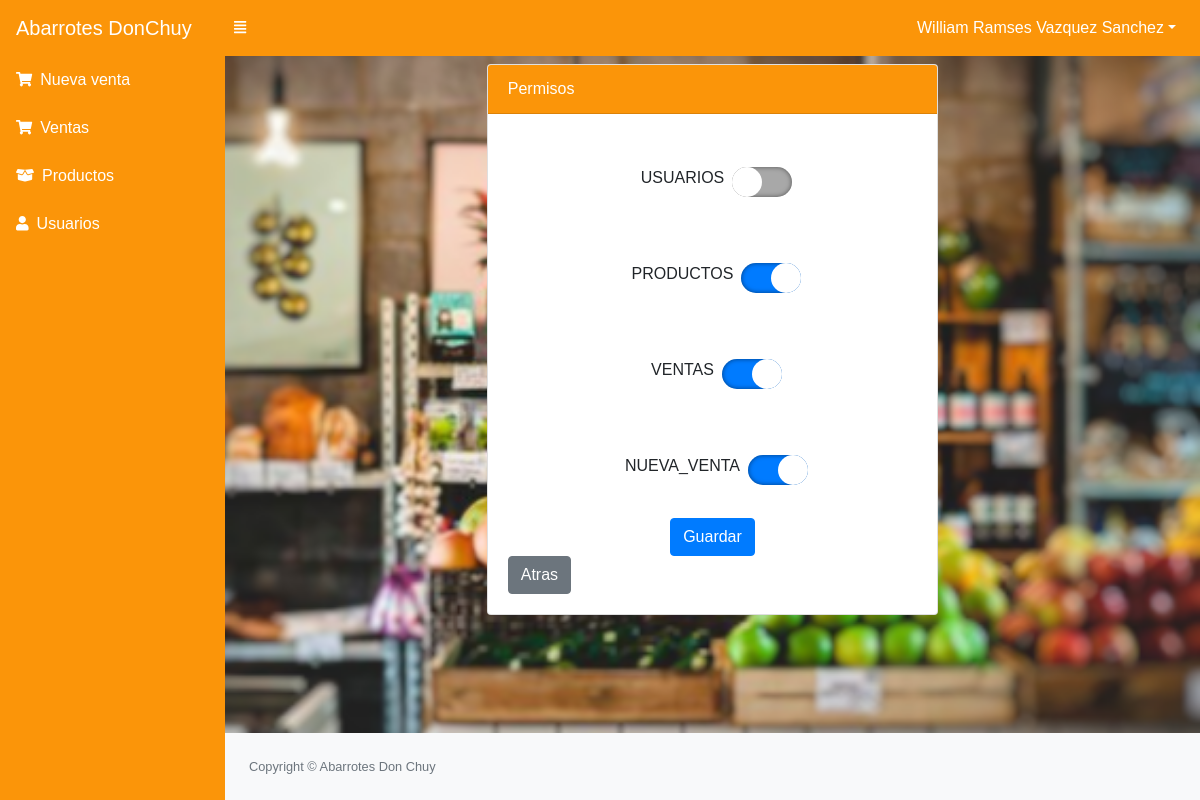
The page /src/rol.php?id=2 (signed in) on the database its author committed.
### tables this page shows
CREATE TABLE `permisos` (
  `id` int(11) NOT NULL,
  `nombre` varchar(30) NOT NULL
);

### src/rol.php (the view, shortened to what this page needs)
<?php
include_once "includes/header.php";
require_once "../conexion.php";
$id = $_GET['id'];
$sqlpermisos = mysqli_query($conexion, "SELECT * FROM permisos");
$consulta = mysqli_query($conexion, "SELECT * FROM detalle_permisos WHERE id_usuario = $id");
$datos = array();
foreach ($consulta as $asignado) {
    $datos[$asignado['id_permiso']] = true;
}
?>
<div class="row">
    <div class="col-md-6 mx-auto">
        <div class="card">
            <div class="card-header bg-warning text-white">
                Permisos
            </div>
            <div class="card-body">
                <form class="text-center" method="post" action="">
                    <?php while ($row = mysqli_fetch_assoc($sqlpermisos)) { ?>
                        <div class="form-check form-check-inline m-4">
                            <label for="permisos" class="p-2 text-uppercase"><?php echo $row['nombre']; ?></label>
                            <input id="permisos" type="checkbox" name="permisos[]" value="<?php echo $row['id']; ?>" <?php
                                                                                                                                                    if (isset($datos[$row['id']])) {
                                                                                                                                                        echo "checked";
                                                                                                                                                    }
                                                                                                                                                    ?>>
                        </div>
                    <?php } ?>
                    <br>
                    <button class="btn btn-primary " type="submit">Guardar</button>
                </form>
                <a href="usuarios.php" class="btn btn-secondary ">Atras</a>
            </div>
        </div>
    </div>
</div>
<?php include_once "includes/footer.php"; ?>

### src/includes/header.php (style rules this page uses)
body { margin: 0; padding: 0; background: url(assets/img/desen.png); background-size: cover; background-position: center; font-family: sans-serif; }

### rows shown on the page
permisos: nombre "USUARIOS"
permisos: nombre "PRODUCTOS", id "☑"
permisos: nombre "VENTAS", id "☑"
permisos: nombre "NUEVA_VENTA", id "☑"

### other values the page prints
$_SESSION['nombre'] "William Ramses Vazquez Sanchez"
